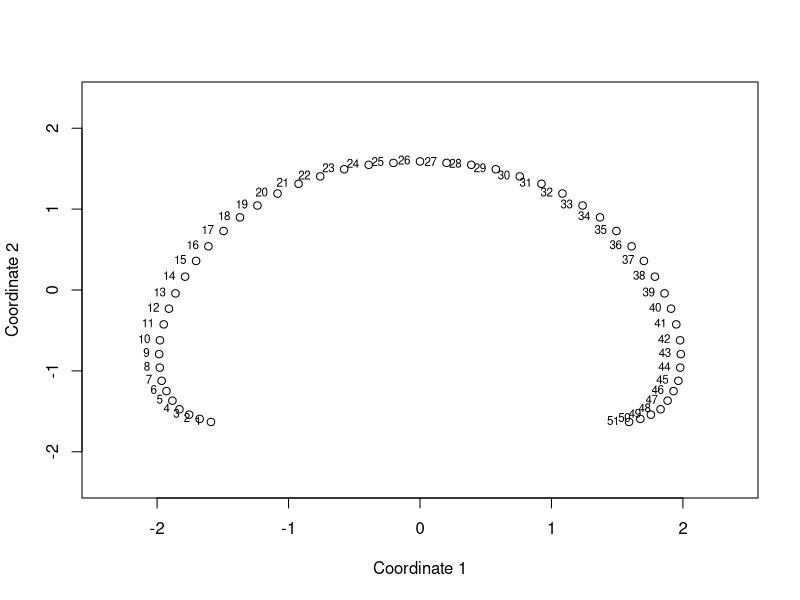

Reproduce this figure in R.
## ---- chunk 1
## Global options
knitr::opts_chunk$set(
  cache = TRUE,
  prompt = TRUE,
  comment = '',
  collapse = TRUE,
  warning = FALSE,
  message = FALSE)
## ---- chunk 2
D_dis <- function(X) {
  n <- dim(X)[1] # to have the length of any input n*1 matrix
  S <- matrix(0, n, n) # to make a n*n empty matrix 
  D <- matrix(0, n, n) # to make a n*n empty matrix 
  # to make the similarity matrix by conditions
  for (i in c(1:n)) {
    for (j in c(1:n)){
      if (i == j){S[i,j] <- 9}
      else if (abs(i-j) >= 1 & abs(i-j) <= 3){S[i,j] <- 8}
      else if (abs(i-j) >= 4 & abs(i-j) <= 6){S[i,j] <- 7}
      else if (abs(i-j) >= 7 & abs(i-j) <= 9){S[i,j] <- 6}
      else if (abs(i-j) >= 10 & abs(i-j) <= 12){S[i,j] <- 5}
      else if (abs(i-j) >= 13 & abs(i-j) <= 15){S[i,j] <- 4}
      else if (abs(i-j) >= 16 & abs(i-j) <= 18){S[i,j] <- 3}
      else if (abs(i-j) >= 19 & abs(i-j) <= 21){S[i,j] <- 2}
      else if (abs(i-j) >= 22 & abs(i-j) <= 24){S[i,j] <- 1}
      else if (abs(i-j) >= 25){S[i,j] <- 0}
    }
  } # similarity matrix finished!
  # using the elements in the Similarity matrix to generate Dissimilarities Matrix
  for (i in c(1:n)) {
    for (j in c(1:n)) {
      D[i,j] <- sqrt(S[i,i] + S[j,j] - 2*S[i,j])
    }
  } # dissimilarity matrix finished!
  return(D)
}
## ---- chunk 3
obs_ <- function(n) {
  number_vec <- c(1:n)
  # change the number array to matrix
  return(matrix(number_vec,n,1))
}
## ---- chunk 4
# generate 51 observations
observations <- obs_(51)
# plug the n*1 matrix into the dissimilarity martix function
D <- D_dis(observations)
# select a part of the dissimilarity matrix
D[1:5,1:5]
## ---- chunk 5
d_mds <- cmdscale(D, k=50, eig = T)
lam <- d_mds$eig
# d_mds$points
cumsum(abs(lam))/sum(abs(lam))
cumsum(abs(lam^2))/sum(abs(lam^2))
## ---- chunk 6
lim <- range(d_mds$points[,1]) * 1.2
plot(d_mds$points[,1], d_mds$points[,2], 
     xlab = "Coordinate 1", ylab = "Coordinate 2",
     xlim = lim, ylim = lim)
text(d_mds$points[,1], d_mds$points[,2], labels = c(1:51), pos=2,cex = 0.7)
## ---- chunk 7
chi_squared_dist_matrices <- function(tbl){
  # Calculate row sums and column sums
  row_sums <- apply(tbl, 1, sum)
  col_sums <- apply(tbl, 2, sum)
  # Calculate total count and expected counts
  total_count <- sum(tbl)
  
  # to have the dim of the input matrix
  c <- ncol(tbl)
  r <- nrow(tbl)
  # make a empty matrix to load all elements
  col_d_matrix <- matrix(0,c,c)
  
  # using loop to write the each ij entries into this matrix
  for (i in c(1:c)) {
    for (j in c(1:c)) {
      d_ij <- 0
      for (k in c(1:r)) {
        p_k_dot <- row_sums[k]/total_count
        p_k_i <- tbl[k,i]/col_sums[i]
        p_k_j <- tbl[k,j]/col_sums[j]
        d_ij <- d_ij + (1/p_k_dot)*(p_k_i-p_k_j)^2
      }
      col_d_matrix[i,j] <- d_ij
    }
  }
  # make a empty matrix to load all elements
  row_d_matrix <- matrix(0,r,r)
  
  # using loop to write the each ij entries into this matrix
  for (i in c(1:r)) {
    for (j in c(1:r)) {
      d_ij <- 0
      for (k in c(1:r)) {
        p_dot_k <- col_sums[k]/total_count
        p_i_k <- tbl[i,k]/row_sums[i]
        p_j_k <- tbl[j,k]/row_sums[j]
        d_ij <- d_ij + (1/p_dot_k)*(p_i_k-p_j_k)^2
      }
      row_d_matrix[i,j] <- d_ij
    }
  }
  return(list(col_d_matrix, row_d_matrix))
}
## ---- chunk 8
# Create a contingency table
tbl <- table(c("A", "A", "B", "B"), c("X", "Y", "X", "Z"))
tbl
# plug this simulated table into the function above
dist_m <-chi_squared_dist_matrices(tbl)
# the columns distance matrix is
dist_m[[1]]
# the row distance matrix is
dist_m[[2]]
